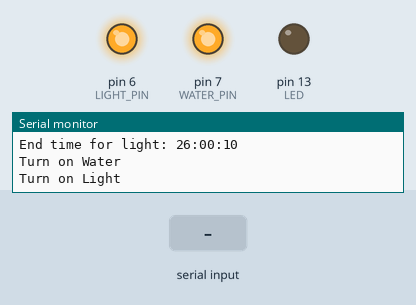
Bench run of a sketch on a simulated Arduino Uno, built for the host (arithmetic inside an expression is 32-bit, double 64-bit). Parts: output pins drawn as LEDs (lit = HIGH), the last lines printed to the serial monitor. The inputs (shaded band) are chosen by the test bench. The local clock reads 2024-03-15 10:24:30 at power-on unless the sketch sets it; EEPROM starts erased.

Above: at 1.8 s.
1.9 s: ";" received over Serial
At 2.4 s:
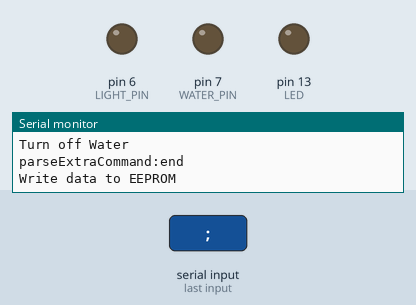
3.6 s: "0" received over Serial
5.1 s: "90,45,200\n" received over Serial
Timing chart, 0 to 8.1 s (numbered marks = the images above; inputs shaded):
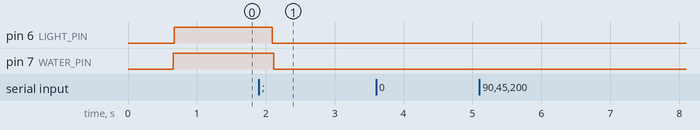

The sketch:

watering-arduino-system.ino
```cpp
#include <EEPROM.h>
#include <iarduino_RTC.h>
iarduino_RTC time(RTC_DS1302,10,11,12);

int LIGHT_PIN = 6;
int WATER_PIN = 7;
int LED = 13;
int length = 4;
String command = "";
String test = "";
String r = "";

String startTimeForLight = "";
String durationForLight = "";
String brakeTimeForLight = "";

String startTimeForWater = "";
String durationForWater = "";
String brakeTimeForWater = "";

String endTimeForWater = "";
String endTimeForLight = "";


String extraLight = "";
String extraWater = "";

String currentTimes = "";

//data for usage
int iterator = 0;
int endIteration = 0;
int stepForReasing = 8;

int EEPROMAddres = 0;

int dataReadedFromEEPROM = 0;

// Flags for denounce
boolean waterTurnedOn = false;
boolean lightTurnedOn = false;

void setup() {
  Serial.begin(9600);
  time.begin();
  Serial.println("Current time: " + getCurrentTime());

  if (dataReadedFromEEPROM < 1) {
    dataReadedFromEEPROM = dataReadedFromEEPROM + 1;

    startTimeForWater = readData(0);
    durationForWater = readData(3);
    brakeTimeForWater = readData(6);
    Serial.println("startTimeForWater : " + startTimeForWater);
    Serial.println("durationForWater : " + durationForWater);
    Serial.println("brakeTimeForWater : " + brakeTimeForWater);

    startTimeForLight = readData(9);
    durationForLight = readData(12);
    brakeTimeForLight = readData(15);
    Serial.println("startTimeForLight : " + startTimeForLight);
    Serial.println("durationForLight : " + durationForLight);
    Serial.println("brakeTimeForLight : " + brakeTimeForLight);

    calculateEndTime();

    pinMode(LED, OUTPUT);
    pinMode(LIGHT_PIN, OUTPUT);
    pinMode(WATER_PIN, OUTPUT);
  }

}

void loop() {

//  Serial.println(getCurrentTime());
  CheckingNeadedProcessing();

  if (Serial.available()) {
    char c = Serial.read();
    delay(1);
    r = c;


    if (r.equalsIgnoreCase(";")) {
      Serial.println("Nachal rabotat s " + command);
      // validate
      command = validator(command);
      Serial.println("Validated comment is: " + command);
      iterator = 0;
      endIteration = 0;
      stepForReasing = 8;

      //light config
      endIteration += stepForReasing;
      startTimeForWater = parceCommand(command, iterator, endIteration);
      Serial.println("startTimeForWater: " + startTimeForWater);
      endIteration += 1;
      iterator = endIteration;

      endIteration += stepForReasing;
      durationForWater = parceCommand(command, iterator, endIteration);
      Serial.println("durationForWater: " + durationForWater);
      endIteration += 1;
      iterator = endIteration;

      endIteration += stepForReasing;
      brakeTimeForWater = parceCommand(command, iterator, endIteration);
      Serial.println("brakeTimeForWater: " + brakeTimeForWater);
      endIteration += 1;
      iterator = endIteration;

      //water config
      endIteration += stepForReasing;
      startTimeForLight = parceCommand(command, iterator, endIteration);
      Serial.println("startTimeForLight: " + startTimeForLight);
      endIteration += 1;
      iterator = endIteration;

      endIteration += stepForReasing;
      durationForLight = parceCommand(command, iterator, endIteration);
      Serial.println("durationForLight: " + durationForLight);
      endIteration += 1;
      iterator = endIteration;

      endIteration += stepForReasing;
      brakeTimeForLight = parceCommand(command, iterator, endIteration);
      Serial.println("brakeTimeForLight: " + brakeTimeForLight);
      endIteration += 1;
      iterator = endIteration;

      // current Time
      endIteration += stepForReasing;
      currentTimes = parceCommand(command, iterator, endIteration);
      Serial.println("currentTimes: " + currentTimes);
      iterator = endIteration;

      // exra commands
      endIteration += 1;
      extraWater = parceCommand(command, iterator, endIteration);
      iterator = endIteration;

      endIteration += 1;
      extraLight = parceCommand(command, iterator, endIteration);
      iterator = endIteration;

      Serial.println("extraLight: " + extraLight);
      Serial.println("extraWater: " + extraWater);

      // Parse extra water & Light command
      parseExtraCommand();

      // setup current time
      setUpClock(getHours(currentTimes), getMinutes(currentTimes), getSeconds(currentTimes));

      // Write data to EEPROM
      Serial.println("Write data to EEPROM");
      // Water
      writeData(startTimeForWater, 0);
      writeData(durationForWater, 3);
      writeData(brakeTimeForWater, 6);
      // Light
      writeData(startTimeForLight, 9);
      writeData(durationForLight, 12);
      writeData(brakeTimeForLight, 15);

      calculateEndTime();

      endIteration = 0;
      command = "";
    }
    else {
      Serial.println("Device command is " + command);
      command += c;
    }
  }
}

boolean checkExistingTime(String minTime, String maxTime, String currentTime) {
  boolean result = false;
  String minTimeParsed = getHours(minTime) + getMinutes(minTime) + getSeconds(minTime);
  String maxTimeParsed = getHours(maxTime) + getMinutes(maxTime) + getSeconds(maxTime);
  String currentTimeParsed = getHours(currentTime) + getMinutes(currentTime) + getSeconds(currentTime);
  // Serial.println("" + currentTimeParsed + ">" + minTimeParsed + " && " + currentTimeParsed + "<" + maxTimeParsed);

  return currentTimeParsed.toInt() > minTimeParsed.toInt() && currentTimeParsed.toInt() < maxTimeParsed.toInt();
}

void CheckingNeadedProcessingWater(String currentTime) {
  boolean neadTurnOnWater = checkExistingTime(startTimeForWater, endTimeForWater, currentTime);

  if (neadTurnOnWater) {
    //Serial.println("neadTurnOnWater: " + extraWater);
    if (extraWater.equalsIgnoreCase("0")) {
      turnOffWater();
      return;
    } else {
      extraWater = "_";
      turnOnWater();
      return;
    }
  } else {
    //Serial.println("!neadTurnOnWater: " + extraWater);
    if (extraWater.equalsIgnoreCase("1")) {
      turnOnWater();
      return;
    }

    if (extraWater.equalsIgnoreCase("0")) {
      turnOffWater();
      extraWater = "_";
      return;
    }

    if (extraWater.equalsIgnoreCase("_")) {
      turnOffWater();
      return;
    }
  }
}

void CheckingNeadedProcessingLight(String currentTime ) {
  boolean neadTurnOnLight = checkExistingTime(startTimeForLight, endTimeForLight, currentTime);

  if (neadTurnOnLight) {
    //Serial.println("neadTurnOnWater: " + extraWater);
    if (extraLight.equalsIgnoreCase("0")) {
      turnOffLight();
      return;
    } else {
      extraLight = "_";
      turnOnLight();
      return;
    }
  } else {
    if (extraLight.equalsIgnoreCase("1")) {
      turnOnLight();
      return;
    }

    if (extraLight.equalsIgnoreCase("0")) {
      turnOffLight();
      extraLight = "_";
      return;
    }

    if (extraLight.equalsIgnoreCase("_")) {
      turnOffLight();
      return;
    }
  }
}

void CheckingNeadedProcessing() {
  String currentTime = getCurrentTime();

  CheckingNeadedProcessingWater(currentTime);
  CheckingNeadedProcessingLight(currentTime);
}

String parceCommand(String str, int start, int endRead) {
  return str.substring(start, endRead);
}

String getHours(String str) {
  return str.substring(0, 2);
}
String getMinutes(String str) {
  return str.substring(3, 5);
}
String getSeconds(String str) {
  return str.substring(6, 8);
}

void writeData(String data, int EEPROMAddres) {
  int result = 0;

  for (int i = 0; i < 8; i = i + 2) {
    result = data.substring(i, i+2).toInt();
    EEPROM.put(EEPROMAddres, result);
    EEPROMAddres = EEPROMAddres + 1;
    i = i + 1;
  }
}

String addMissedSigns(String readed) {
  if (readed.length() < 2) {
    readed = "0" + readed;
  }
  return readed;
}

String readData(int EEPROMAddres) {
  String result = "";
  String readed = "";

  for (int i = 0; i < 8; i = i + 2) {
    readed = EEPROM.read(EEPROMAddres);
    readed = addMissedSigns(readed);
    result = result + readed + ":";
    EEPROMAddres = EEPROMAddres + 1;
    i = i + 1;
  }
  result = result.substring(0, 8);

  return result;
}

String validator(String inputData) {
  int len = inputData.length();

  for (int i = 0; i < len; i++) {
    if (!isdigit(inputData[i])) {
       inputData = inputData.substring(1, len);
       i = i - 1;
    } else {
      i = len + 1;
    }
  }

  return inputData;
}

void setUpClock(String hour, String minutes, String seconds) {
  time.settime(hour.toInt(),minutes.toInt(),hour.toInt(),11,3,18,6);
}

String getCurrentTime() {
  String result = "";
  result = result + time.gettime("H:i:s");
  return result;
}

void turnOnWater() {
  if (waterTurnedOn == false) {
    Serial.println("Turn on Water");
    waterTurnedOn = !waterTurnedOn;
    digitalWrite(WATER_PIN, waterTurnedOn);
  }
}

void turnOffWater() {
  if (waterTurnedOn == true) {
    Serial.println("Turn off Water");
    waterTurnedOn = !waterTurnedOn;
    digitalWrite(WATER_PIN, waterTurnedOn);
  }
}

void turnOnLight() {
  if (lightTurnedOn == false) {
    Serial.println("Turn on Light");
    lightTurnedOn = !lightTurnedOn;
    digitalWrite(LIGHT_PIN, lightTurnedOn);
  }
}

void turnOffLight() {
  if (lightTurnedOn == true) {
    Serial.println("Turn off Light");
    lightTurnedOn = !lightTurnedOn;
    digitalWrite(LIGHT_PIN, lightTurnedOn);
  }
}

String isBiggestSixty(String input) {
  if (input.toInt() >= 60) {
    return addMissedSigns(String(input.toInt() - 60));
  } else {
    return input;
  }
}

int prevBiggestOne(String input) {
  int result = 0;
  if (input.toInt() >= 60) {
    result = result + 1;
  }
  return result;
}

String validateHours(String input) {
  if (input.toInt() >= 24) {
    input = String(input.toInt() - 24);
  }
  return input;
}

void calculateEndTime() {
  delay(500);
  String hours = "";
  String minutes = "";
  String seconds = "";
  seconds = String(getSeconds(startTimeForWater).toInt() + getSeconds(durationForWater).toInt());
  minutes = String(getMinutes(startTimeForWater).toInt() + getMinutes(durationForWater).toInt() + prevBiggestOne(seconds));
  hours = String(getHours(startTimeForWater).toInt() + getHours(durationForWater).toInt() + prevBiggestOne(minutes));

  endTimeForWater = addMissedSigns(validateHours(hours)) + ":" + addMissedSigns(isBiggestSixty(minutes)) + ":" + addMissedSigns(isBiggestSixty(seconds));

  seconds = String(getSeconds(startTimeForLight).toInt() + getSeconds(durationForLight).toInt());
  minutes = String(getMinutes(startTimeForLight).toInt() + getMinutes(durationForLight).toInt() + prevBiggestOne(seconds));
  hours = String(getHours(startTimeForLight).toInt() + getHours(durationForLight).toInt() + prevBiggestOne(minutes));

  endTimeForLight = addMissedSigns(validateHours(hours)) + ":" + addMissedSigns(isBiggestSixty(minutes)) + ":" + addMissedSigns(isBiggestSixty(seconds));

  Serial.println("End time for water: " + endTimeForWater);
  Serial.println("End time for light: " + endTimeForLight);
}

void parseExtraCommand() {
  Serial.println("parseExtraCommand:start");
  if (extraLight.equalsIgnoreCase("1")) {
    turnOnLight();
  } else {
    turnOffLight();
  }
  if (extraWater.equalsIgnoreCase("1")) {
    turnOnWater();
  } else {
    turnOffWater();
  }
  Serial.println("parseExtraCommand:end");
}
```

Measured:
- after the input at 1.9 s, pin 6 (LIGHT_PIN): HIGH → LOW after 0.20 s; pin 7 (WATER_PIN): HIGH → LOW after 0.21 s
